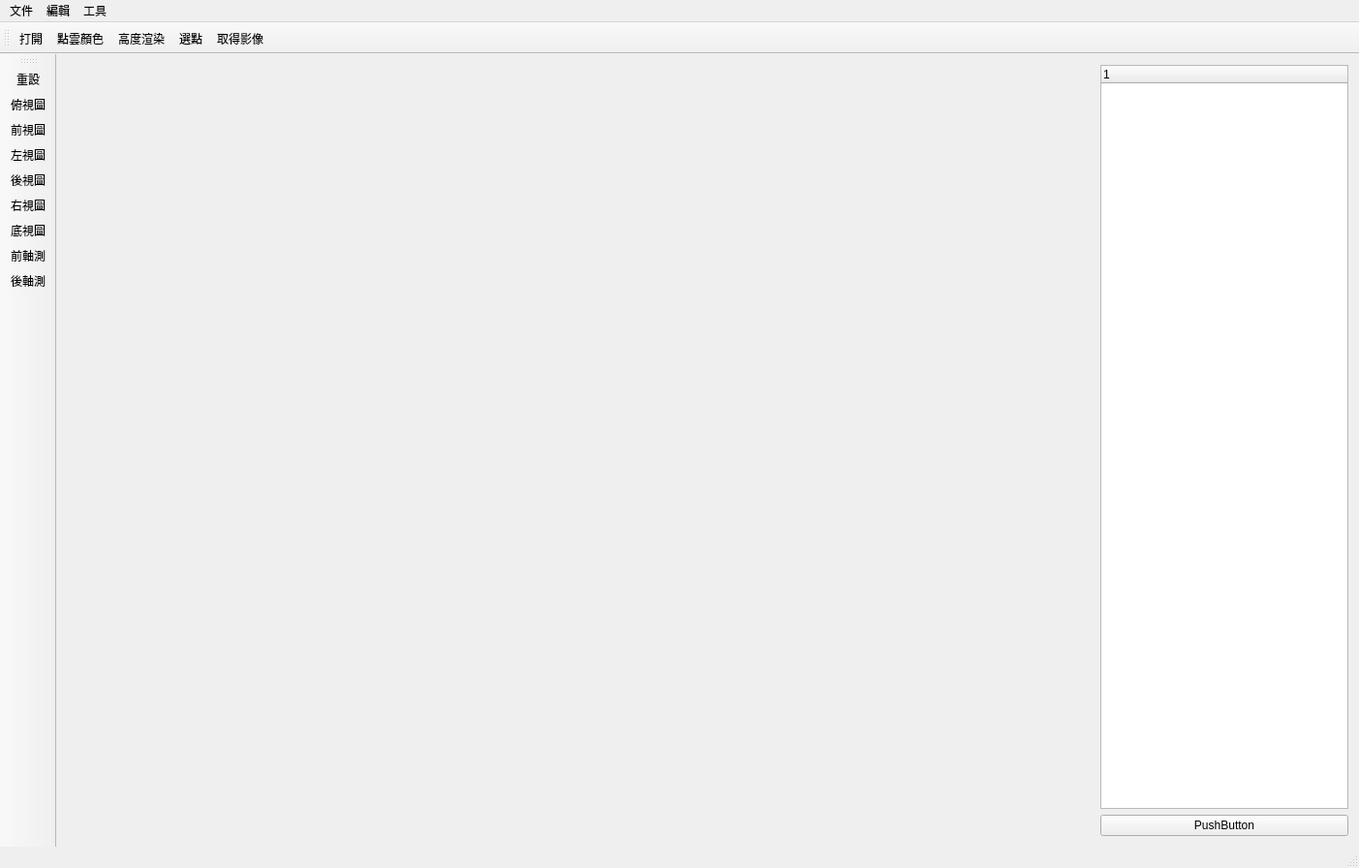
<?xml version="1.0" encoding="UTF-8"?>
<ui version="4.0">
 <class>PCLViewer</class>
 <widget class="QMainWindow" name="PCLViewer">
  <property name="windowModality">
   <enum>Qt::NonModal</enum>
  </property>
  <property name="geometry">
   <rect>
    <x>0</x>
    <y>0</y>
    <width>1403</width>
    <height>896</height>
   </rect>
  </property>
  <property name="windowTitle">
   <string>PCLViewer</string>
  </property>
  <widget class="QWidget" name="centralWidget">
   <layout class="QGridLayout" name="gridLayout">
    <item row="0" column="2">
     <widget class="QTreeWidget" name="treeWidget">
      <property name="sizePolicy">
       <sizepolicy hsizetype="Fixed" vsizetype="Expanding">
        <horstretch>0</horstretch>
        <verstretch>0</verstretch>
       </sizepolicy>
      </property>
     </widget>
    </item>
    <item row="0" column="0">
     <widget class="QVTKWidget" name="qvtkWidget"/>
    </item>
    <item row="1" column="2">
     <widget class="QPushButton" name="pushButton">
      <property name="text">
       <string>PushButton</string>
      </property>
     </widget>
    </item>
   </layout>
  </widget>
  <widget class="QMenuBar" name="menuBar">
   <property name="geometry">
    <rect>
     <x>0</x>
     <y>0</y>
     <width>1403</width>
     <height>21</height>
    </rect>
   </property>
   <widget class="QMenu" name="menu">
    <property name="title">
     <string>文件</string>
    </property>
    <addaction name="action_open"/>
   </widget>
   <widget class="QMenu" name="menu_2">
    <property name="title">
     <string>編輯</string>
    </property>
    <widget class="QMenu" name="menu_3">
     <property name="title">
      <string>顏色</string>
     </property>
     <addaction name="action_setColor"/>
     <addaction name="action_heightRamp"/>
    </widget>
    <addaction name="menu_3"/>
   </widget>
   <widget class="QMenu" name="menu_4">
    <property name="title">
     <string>工具</string>
    </property>
    <addaction name="action_pickPoints"/>
   </widget>
   <addaction name="menu"/>
   <addaction name="menu_2"/>
   <addaction name="menu_4"/>
  </widget>
  <widget class="QToolBar" name="mainToolBar">
   <property name="iconSize">
    <size>
     <width>30</width>
     <height>30</height>
    </size>
   </property>
   <attribute name="toolBarArea">
    <enum>TopToolBarArea</enum>
   </attribute>
   <attribute name="toolBarBreak">
    <bool>false</bool>
   </attribute>
   <addaction name="action_open"/>
   <addaction name="action_setColor"/>
   <addaction name="action_heightRamp"/>
   <addaction name="action_pickPoints"/>
   <addaction name="actionaction_getimage"/>
  </widget>
  <widget class="QToolBar" name="toolBar">
   <property name="windowTitle">
    <string>toolBar</string>
   </property>
   <property name="iconSize">
    <size>
     <width>30</width>
     <height>30</height>
    </size>
   </property>
   <attribute name="toolBarArea">
    <enum>LeftToolBarArea</enum>
   </attribute>
   <attribute name="toolBarBreak">
    <bool>false</bool>
   </attribute>
   <addaction name="action_reset"/>
   <addaction name="action_up"/>
   <addaction name="action_front"/>
   <addaction name="action_left"/>
   <addaction name="action_back"/>
   <addaction name="action_right"/>
   <addaction name="action_bottom"/>
   <addaction name="action_frontIso"/>
   <addaction name="action_backIso"/>
  </widget>
  <widget class="QStatusBar" name="statusBar"/>
  <action name="action_up">
   <property name="icon">
    <iconset>
     <normaloff>image/bottom.png</normaloff>image/bottom.png</iconset>
   </property>
   <property name="text">
    <string>俯視圖</string>
   </property>
  </action>
  <action name="action_front">
   <property name="icon">
    <iconset>
     <normaloff>image/front.png</normaloff>image/front.png</iconset>
   </property>
   <property name="text">
    <string>前視圖</string>
   </property>
   <property name="font">
    <font/>
   </property>
  </action>
  <action name="action_left">
   <property name="icon">
    <iconset>
     <normaloff>image/left.png</normaloff>image/left.png</iconset>
   </property>
   <property name="text">
    <string>左視圖</string>
   </property>
   <property name="toolTip">
    <string>左視圖</string>
   </property>
  </action>
  <action name="action_back">
   <property name="icon">
    <iconset>
     <normaloff>image/back.png</normaloff>image/back.png</iconset>
   </property>
   <property name="text">
    <string>後視圖</string>
   </property>
  </action>
  <action name="action_right">
   <property name="icon">
    <iconset>
     <normaloff>image/right.png</normaloff>image/right.png</iconset>
   </property>
   <property name="text">
    <string>右視圖</string>
   </property>
  </action>
  <action name="action_bottom">
   <property name="icon">
    <iconset>
     <normaloff>image/bottom.png</normaloff>image/bottom.png</iconset>
   </property>
   <property name="text">
    <string>底視圖</string>
   </property>
  </action>
  <action name="action_open">
   <property name="icon">
    <iconset>
     <normaloff>image/open.png</normaloff>image/open.png</iconset>
   </property>
   <property name="text">
    <string>打開</string>
   </property>
   <property name="shortcut">
    <string>Ctrl+O</string>
   </property>
  </action>
  <action name="action_heightRamp">
   <property name="icon">
    <iconset>
     <normaloff>image/heightRamp.png</normaloff>image/heightRamp.png</iconset>
   </property>
   <property name="text">
    <string>高度渲染</string>
   </property>
  </action>
  <action name="action_pickPoints">
   <property name="icon">
    <iconset>
     <normaloff>image/pickPoints.png</normaloff>image/pickPoints.png</iconset>
   </property>
   <property name="text">
    <string>選點</string>
   </property>
  </action>
  <action name="action_frontIso">
   <property name="icon">
    <iconset>
     <normaloff>image/frontIso.png</normaloff>image/frontIso.png</iconset>
   </property>
   <property name="text">
    <string>前軸測</string>
   </property>
  </action>
  <action name="action_backIso">
   <property name="icon">
    <iconset>
     <normaloff>image/backIso.png</normaloff>image/backIso.png</iconset>
   </property>
   <property name="text">
    <string>後軸測</string>
   </property>
  </action>
  <action name="action_reset">
   <property name="icon">
    <iconset>
     <normaloff>image/reset.png</normaloff>image/reset.png</iconset>
   </property>
   <property name="text">
    <string>重設</string>
   </property>
  </action>
  <action name="action_setColor">
   <property name="icon">
    <iconset>
     <normaloff>image/color.png</normaloff>image/color.png</iconset>
   </property>
   <property name="text">
    <string>點雲顏色</string>
   </property>
  </action>
  <action name="actionaction_getimage">
   <property name="icon">
    <iconset>
     <normaloff>image/Camera.png</normaloff>image/Camera.png</iconset>
   </property>
   <property name="text">
    <string>取得影像</string>
   </property>
  </action>
 </widget>
 <layoutdefault spacing="6" margin="11"/>
 <customwidgets>
  <customwidget>
   <class>QVTKWidget</class>
   <extends>QWidget</extends>
   <header>QVTKWidget.h</header>
  </customwidget>
 </customwidgets>
 <resources>
  <include location="pclviewer.qrc"/>
 </resources>
 <connections/>
</ui>
